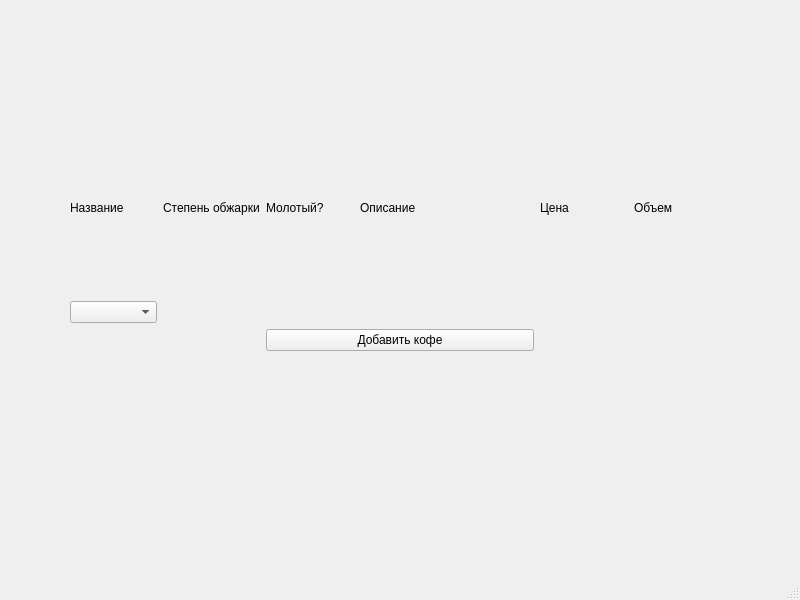
<?xml version="1.0" encoding="UTF-8"?>
<ui version="4.0">
 <class>MainWindow</class>
 <widget class="QMainWindow" name="MainWindow">
  <property name="geometry">
   <rect>
    <x>0</x>
    <y>0</y>
    <width>800</width>
    <height>600</height>
   </rect>
  </property>
  <property name="minimumSize">
   <size>
    <width>800</width>
    <height>600</height>
   </size>
  </property>
  <property name="maximumSize">
   <size>
    <width>800</width>
    <height>600</height>
   </size>
  </property>
  <property name="windowTitle">
   <string>Coffee</string>
  </property>
  <widget class="QWidget" name="centralwidget">
   <widget class="QWidget" name="layoutWidget">
    <property name="geometry">
     <rect>
      <x>70</x>
      <y>120</y>
      <width>651</width>
      <height>231</height>
     </rect>
    </property>
    <layout class="QGridLayout" name="gridLayout">
     <item row="0" column="6">
      <widget class="QLabel" name="label_6">
       <property name="text">
        <string>Объем</string>
       </property>
      </widget>
     </item>
     <item row="0" column="5">
      <widget class="QLabel" name="label_5">
       <property name="text">
        <string>Цена</string>
       </property>
      </widget>
     </item>
     <item row="0" column="0">
      <widget class="QLabel" name="label">
       <property name="text">
        <string>Название</string>
       </property>
      </widget>
     </item>
     <item row="0" column="1">
      <widget class="QLabel" name="label_2">
       <property name="text">
        <string>Степень обжарки</string>
       </property>
      </widget>
     </item>
     <item row="0" column="2">
      <widget class="QLabel" name="label_3">
       <property name="text">
        <string>Молотый?</string>
       </property>
      </widget>
     </item>
     <item row="0" column="3" colspan="2">
      <widget class="QLabel" name="label_4">
       <property name="text">
        <string>Описание</string>
       </property>
      </widget>
     </item>
     <item row="1" column="3" colspan="2">
      <widget class="QLabel" name="show_label_d">
       <property name="text">
        <string/>
       </property>
      </widget>
     </item>
     <item row="1" column="0">
      <widget class="QComboBox" name="name_chooser"/>
     </item>
     <item row="1" column="2">
      <widget class="QLabel" name="show_label_g">
       <property name="text">
        <string/>
       </property>
      </widget>
     </item>
     <item row="1" column="1">
      <widget class="QLabel" name="show_label_s">
       <property name="text">
        <string/>
       </property>
      </widget>
     </item>
     <item row="1" column="5">
      <widget class="QLabel" name="show_label_p">
       <property name="text">
        <string/>
       </property>
      </widget>
     </item>
     <item row="1" column="6">
      <widget class="QLabel" name="show_label_v">
       <property name="text">
        <string/>
       </property>
      </widget>
     </item>
     <item row="2" column="2" colspan="3">
      <widget class="QPushButton" name="addButton">
       <property name="text">
        <string>Добавить кофе</string>
       </property>
      </widget>
     </item>
    </layout>
   </widget>
  </widget>
  <widget class="QMenuBar" name="menubar">
   <property name="geometry">
    <rect>
     <x>0</x>
     <y>0</y>
     <width>800</width>
     <height>21</height>
    </rect>
   </property>
  </widget>
  <widget class="QStatusBar" name="statusbar"/>
 </widget>
 <resources/>
 <connections/>
</ui>
